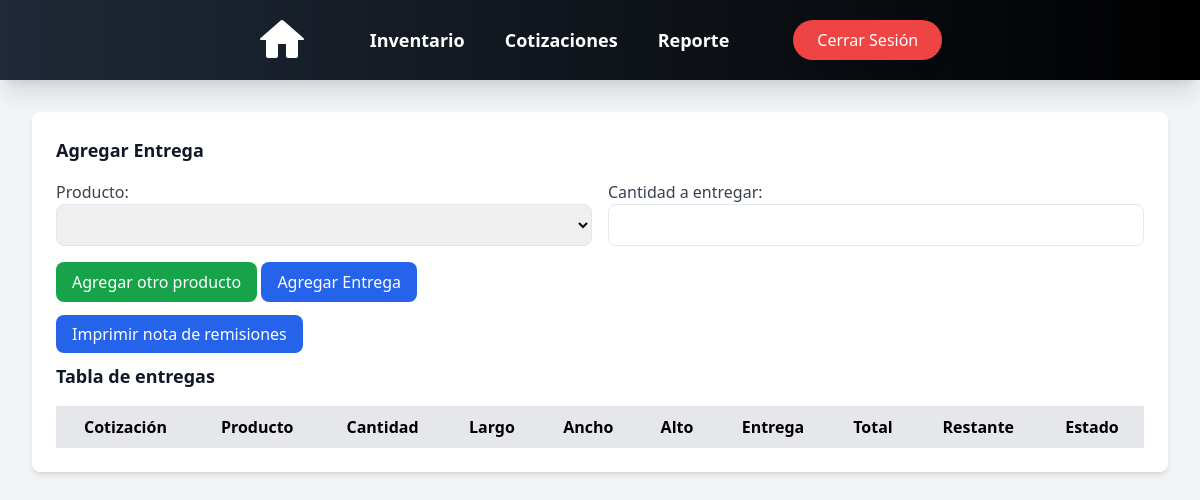
/quotes/remission/COT03/ (signed in), run on an earlier commit of the app's database.
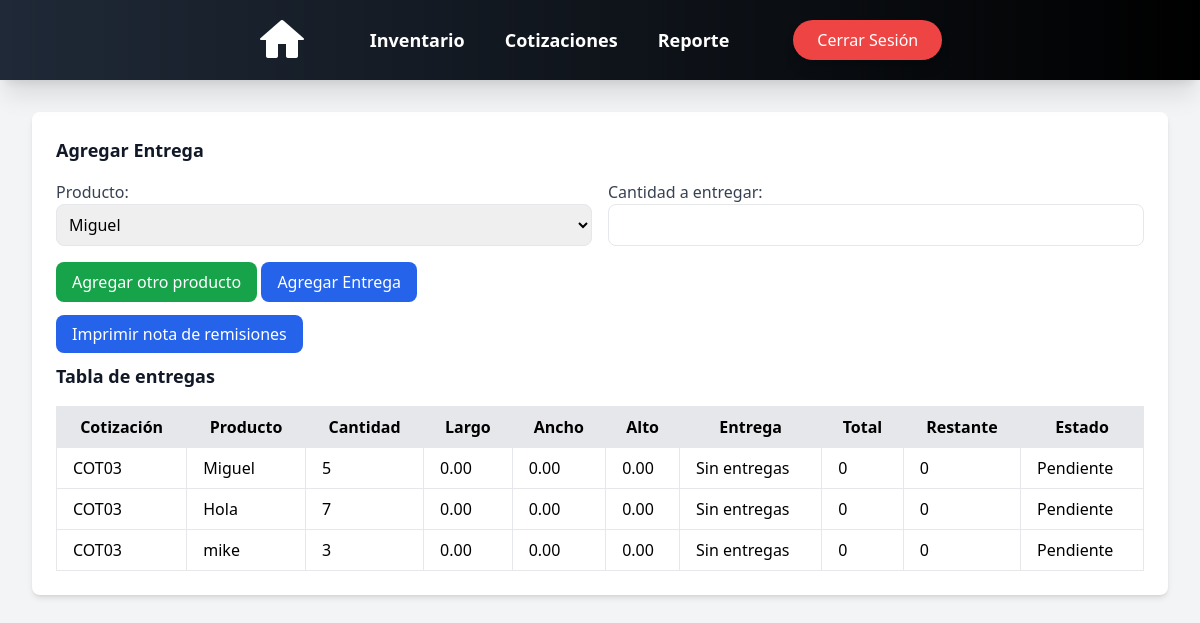
And on a later commit of the database.
### cotizaciones/models.py (models this page shows, shortened)
class Cotizaciones (models.Model):
    id = models.CharField(max_length=10, primary_key=True, unique=True, blank=False, null=False)
    cliente = models.CharField(max_length=50, blank=False, null=True)
    telefono = models.IntegerField(blank=False, null=True)
    fecha = models.DateField(auto_now=False, auto_now_add=False)
    fecha_propuesta = models.DateField(auto_now=False, auto_now_add=False)
    fecha_entrega = models.DateField(auto_now=False, auto_now_add=False, null=True, blank=True)
    direccion_entrega = models.CharField(max_length=50, default='Pendiente')
    servicio_envio = models.CharField(max_length=100, default="TGZ")
    costo_envio = models.DecimalField(max_digits=10, decimal_places=2, blank=False, null=True, default=0)
    total = models.DecimalField(max_digits=10, decimal_places=2, default=0.0) # Este total es el total sin IVA por cuestiones programaticas lo decidimos dejar así.
    total_Civa = models.DecimalField(max_digits=10, decimal_places=2, default=0.0)
    status = models.CharField(max_length=20, blank=False, null=False, default='Pendiente')
    anticipo = models.DecimalField(max_digits=10, decimal_places=2, default=0.0)
    restante = models.DecimalField(max_digits=10, decimal_places=2, default=0.0)
    metodo_pago = models.CharField(max_length=20, null=False, default='No')
    iva = models.DecimalField(max_digits=10, decimal_places=2, default=0.0)
    iva_8 = models.BooleanField(default=False)
    iva_16 = models.BooleanField(default=False)

class CotizacionProduct(models.Model):
    cotizacion_id = models.ForeignKey(Cotizaciones, on_delete=models.CASCADE, related_name='cotizaciones')
    product_id = models.ForeignKey(Product, on_delete=models.CASCADE)
    cantidad = models.IntegerField(default=1)
    phistorico = models.DecimalField(max_digits=10, decimal_places=2, default=0.0)
    subtotal = models.DecimalField(max_digits=10, decimal_places=2, default=0.0)
    usar_precio_distribuidor = models.BooleanField(default=False)

### products/models.py (models this page shows, shortened)
class Product(models.Model):
    nombre = models.CharField(max_length=50, blank=True, null=False)
    descripcion = models.CharField(max_length=100, blank=True, null=False)
    categoria = models.CharField(max_length=50, blank=True, null=False)
    largo = models.DecimalField(max_digits=5, decimal_places=2, blank=True, null=True, default=0)
    ancho = models.DecimalField(max_digits=5, decimal_places=2, blank=True, null=True, default=0)
    alto = models.DecimalField(max_digits=5, decimal_places=2, blank=True, null=True, default=0)
    volumen = models.FloatField(blank=True, null=True, default=0)
    volumen_total = models.FloatField(blank=True, null=True, default=0)
    unidad = models.CharField(max_length=50, blank=True, null=False)
    inventario = models.IntegerField(blank=True, null=True)
    precio_general = models.DecimalField(max_digits=10, decimal_places=2, blank=True, null=False)
    precio_distribuidor = models.DecimalField(max_digits=10, decimal_places=2, blank=True, null=True)
    otro = BooleanField(default=False)
    imagen = models.ImageField(upload_to='images_products/', blank=True, null=True)
    thumbnail = models.ImageField(upload_to='thumbs', blank=True, null=True, editable=True)

### cotizaciones/views.py (the view, shortened to what this page needs)
# urls.py: path('remission/<str:id>/', view_remission, name='view_remission'),
def view_remission(request, id):
    cotizacion = get_object_or_404(Cotizaciones, id=id)
    productos_cotizacion = CotizacionProduct.objects.filter(cotizacion_id=cotizacion)
    remisiones = Remisiones.objects.filter(cotizacion_id=cotizacion)
    remisiones_dict = {}
    for producto in productos_cotizacion:
        remision = remisiones.filter(product_id=producto.product_id).first()
        remisiones_dict[producto.product_id.id] = {
            "entregas": Entregas.objects.filter(remision__product_id=producto.product_id, remision__cotizacion_id=cotizacion).order_by("id"),
            "remision": remision  # Incluir la instancia de Remisiones
        }
    context = {
        "cotizacion": cotizacion,
        "productos_cotizacion": productos_cotizacion,
        "remisiones_dict": remisiones_dict,
    }
    return render(request, "quotes/remisiones.html", context)

### cotizaciones/templatetags/custom_filters.py (called while the page is built)
@register.filter
def get_item(dictionary, key):
    return dictionary.get(key, {'entrega': 0, 'total': 0, 'restante': 0, 'status': 'Pendiente'})

### users/context_processors.py (called while the page is built)
def empleado_context(request):
    if request.user.is_authenticated:
        empleado = request.user.groups.filter(name='Empleado').exists()
    else:
        empleado = False  # Si no está autenticado, no es parte del grupo
    return {'empleado': empleado}

### templates/quotes/remisiones.html (shortened to what the changed rows need)
{% load static custom_filters %}
<!DOCTYPE html>
<html lang="es">
<head>
    <script src="https://cdn.tailwindcss.com"></script>
</head>
<body class="bg-gray-100 p-8">
    {% include 'nav_bar.html' %}
    {% if request.user.is_authenticated %}
        <div class="animate__animated animate__fadeIn">
            <div class="bg-white p-6 rounded-lg shadow-md mt-20">
                <h2 class="text-lg font-semibold text-gray-900 mb-4">Agregar Entrega</h2>
                <form method="POST" action="" class="mb-5">
                    <div id="filas-productos">
                        <div class="grid grid-cols-2 gap-4 producto-fila">
                            <div>
                                <label class="block text-gray-700">Producto:</label>
                                <select name="product_id" class="w-full border rounded-lg p-2">
                                    {% for producto in productos_cotizacion %}
                                        <option value="{{ producto.product_id.id }}">{{ producto.product_id.nombre }}</option>
                                    {% endfor %}
                                </select>
                            </div>
                            <div>
                                <label class="block text-gray-700">Cantidad a entregar:</label>
                                <input type="number" name="cantidad_entregada" class="w-full border rounded-lg p-2" min="1" required>
                            </div>
                        </div>
                    </div>
                    <button type="button" onclick="agregarFila()" class="mt-4 bg-green-600 text-white px-4 py-2 rounded-lg hover:bg-green-700 transition">
                        Agregar otro producto
                    </button>
                    <button type="submit" class="mt-4 bg-blue-600 text-white px-4 py-2 rounded-lg hover:bg-blue-700 transition">
                        Agregar Entrega
                    </button>
                </form>
                <a href="{% url 'generate_remission_pdf' cotizacion.id %}" class="mt-4 mb-5 bg-blue-600 text-white px-4 py-2 rounded-lg hover:bg-blue-700 transition">Imprimir nota de remisiones</a>
                <h2 class="text-lg font-semibold text-gray-900 mb-4 mt-4">Tabla de entregas</h2>
                <table id="tabla-productos" class="w-full border-collapse border border-gray-300">
                    <thead>
                        <tr class="bg-gray-200">
                            <th class="border px-4 py-2">Cotización</th>
                            <th class="border px-4 py-2">Producto</th>
                            <th class="border px-4 py-2">Cantidad</th>
                            <th class="border px-4 py-2">Largo</th>
                            <th class="border px-4 py-2">Ancho</th>
                            <th class="border px-4 py-2">Alto</th>
                            <th class="border px-4 py-2">Entrega</th>
                            <th class="border px-4 py-2">Total</th>
                            <th class="border px-4 py-2">Restante</th>
                            <th class="border px-4 py-2">Estado</th>
                        </tr>
                    </thead>
                    <tbody>
                        {% for producto in productos_cotizacion %}
                            <tr>
                                <td class="border px-4 py-2">{{ cotizacion.id }}</td>
                                <td class="border px-4 py-2">{{ producto.product_id.nombre }}</td>
                                <td class="border px-4 py-2">{{ producto.cantidad }}</td>
                                <td class="border px-4 py-2">{{ producto.product_id.largo }}</td>
                                <td class="border px-4 py-2">{{ producto.product_id.ancho }}</td>
                                <td class="border px-4 py-2">{{ producto.product_id.alto }}</td>
                                {% with remision_data=remisiones_dict|get_item:producto.product_id.id %}
                                    <td class="border px-4 py-2">
                                        {% if remision_data.entregas %}
                                            <ul>
                                                {% for entrega in remision_data.entregas %}
                                                    <li>
                                                        {{ forloop.counter }}{% if forloop.counter == 1 %}er{% else %}da{% endif %} entrega: {{ entrega.cantidad_entregada }}
                                                    </li>
                                                {% endfor %}
                                            </ul>
                                        {% else %}
                                            <p>Sin entregas</p>
                                        {% endif %}
                                    </td>
                                    <td class="border px-4 py-2">{{ remision_data.remision.total|default:"0" }}</td>
                                    <td class="border px-4 py-2">{{ remision_data.remision.restante|default:"0" }}</td>
                                    <td class="border px-4 py-2">{{ remision_data.remision.status|default:"Pendiente" }}</td>
                                {% endwith %}
                            </tr>
                        {% endfor %}
                    </tbody>
                </table>
            </div>
        </div>
    {% else %}
        <div class="flex flex-col items-center justify-center min-h-screen text-center">
            <h2 class="text-2xl font-semibold text-gray-700">No está autenticado</h2>
            <a href="{% url 'login' %}" class="mt-4 bg-blue-600 text-white px-4 py-2 rounded-lg hover:bg-blue-700 transition">Iniciar sesión</a>
        </div>
    {% endif %}
</body>
</html>

What changed in the data, as far as the page shows it:
added CotizacionProduct: product_id.nombre "Miguel", cantidad "5", product_id.largo "0.00", product_id.ancho "0.00", product_id.alto "0.00", remision.total "0", remision.restante "0", remision.status "Pendiente"
now on this page (row edited): Cotizaciones: id "COT03"
added CotizacionProduct: product_id.nombre "Hola", cantidad "7", product_id.largo "0.00", product_id.ancho "0.00", product_id.alto "0.00", remision.total "0", remision.restante "0", remision.status "Pendiente"
added CotizacionProduct: product_id.nombre "mike", cantidad "3", product_id.largo "0.00", product_id.ancho "0.00", product_id.alto "0.00", remision.total "0", remision.restante "0", remision.status "Pendiente"
Also different on the page:
form field product_id: (not shown) → "Miguel"
